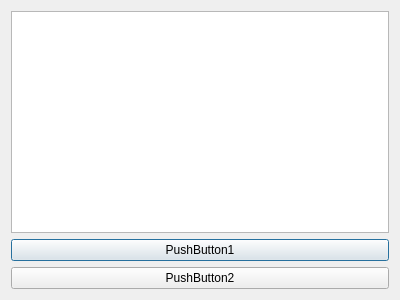
<?xml version="1.0" encoding="UTF-8"?>
<ui version="4.0">
 <class>CustomDialog</class>
 <widget class="QDialog" name="CustomDialog">
  <property name="geometry">
   <rect>
    <x>0</x>
    <y>0</y>
    <width>400</width>
    <height>300</height>
   </rect>
  </property>
  <property name="windowTitle">
   <string>Dialog</string>
  </property>
  <layout class="QVBoxLayout" name="verticalLayout">
   <item>
    <widget class="QTextEdit" name="textEdit"/>
   </item>
   <item>
    <widget class="QPushButton" name="pushButton1">
     <property name="text">
      <string>PushButton1</string>
     </property>
    </widget>
   </item>
   <item>
    <widget class="QPushButton" name="pushButton_2">
     <property name="text">
      <string>PushButton2</string>
     </property>
    </widget>
   </item>
  </layout>
 </widget>
 <resources/>
 <connections/>
</ui>
